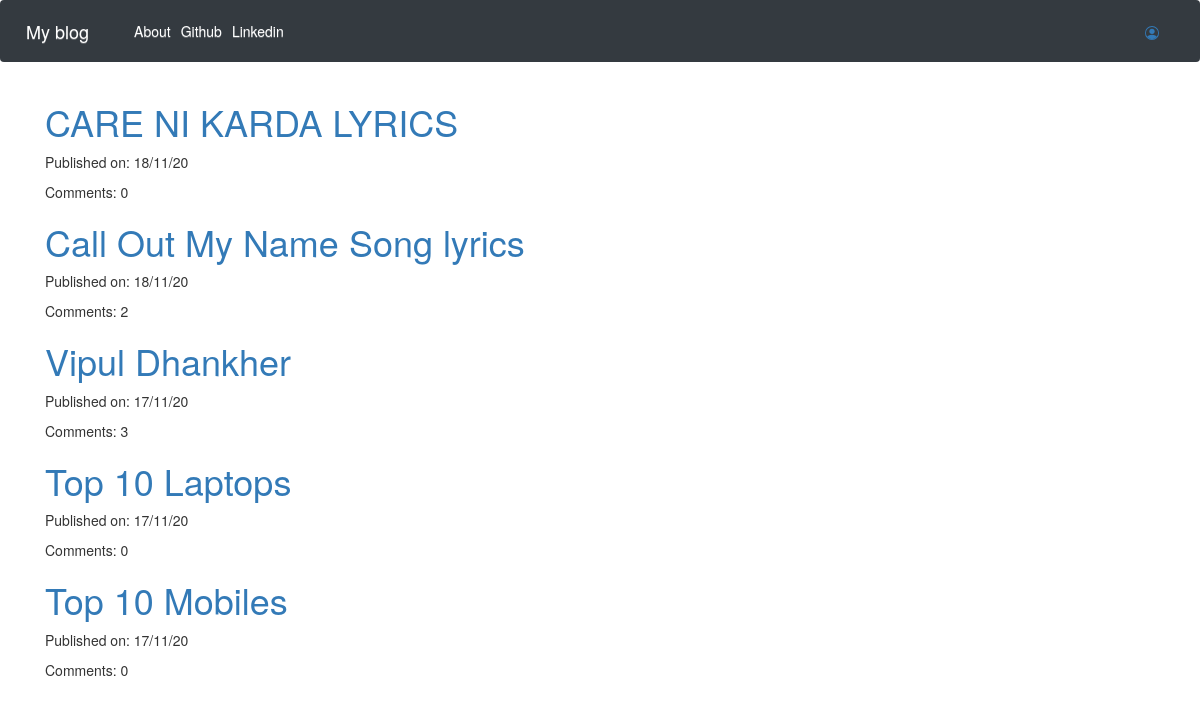
Screenshot of /blog/ with the database file from the repository.
### blog/models.py (models this page shows, shortened)
class Post(models.Model):
    author = models.ForeignKey('auth.User',on_delete=models.CASCADE)
    title = models.CharField(max_length=200)
    text = models.TextField()
    created_date = models.DateTimeField(default=timezone.now())
    published_date = models.DateTimeField(blank=True,null=True)
    def approve_comments(self):
        return self.comments.filter(approved_comment=True)

### blog/views.py (the view)
# urls.py: path('',views.PostListView.as_view(),name='post_list'),
class PostListView(ListView):
    model = Post
    def get_queryset(self):
        return Post.objects.filter(published_date__lte=timezone.now()).order_by('-published_date')

### blog/templates/blog/post_list.html
{% extends 'blog/base.html' %}
{% block content %}
<div class="centerstage">
  {% for post in post_list %}
  <div class="post">
    <h1><a href="{% url 'blog:post_detail' pk=post.pk %}">{{ post.title }}</a></h1>
    <div class="date">
      <p>Published on: {{post.published_date|date:"d/m/y"}}</p>
    </div>
    <p>Comments: {{ post.approve_comments.count }}</p>
  </div>
  {% endfor %}
</div>
{% endblock %}

### blog/templates/blog/base.html (shortened to what this page needs)
{% load static %}
<!DOCTYPE html>
<html lang="en" dir="ltr">
  <head>
    <link rel="stylesheet" href="https://cdn.jsdelivr.net/npm/bootstrap@4.5.3/dist/css/bootstrap.min.css">
    <link rel="stylesheet" href="https://maxcdn.bootstrapcdn.com/bootstrap/3.3.7/css/bootstrap.min.css">
    <link rel="stylesheet" href="https://maxcdn.bootstrapcdn.com/bootstrap/3.3.7/css/bootstrap-theme.min.css">
    <link rel="stylesheet" href="//cdn.jsdelivr.net/npm/medium-editor@latest/dist/css/medium-editor.min.css" type="text/css" media="screen" charset="utf-8">
    <link rel="stylesheet" href="{% static 'css/blog.css' %}">
  </head>
  <body>
    <nav class="navbar navbar-expand-lg navbar-dark bg-dark navbar-expand{-sm|-md|-lg|-xl}">
      <a class="navbar-brand" href="{% url 'blog:post_list' %}">My blog</a>
 <div class="collapse navbar-collapse" id="navbarNav">
      <ul class="navbar-nav mr-auto">
        <li class="nav-item active"><a class="nav-link"href="{% url 'blog:about' %}">About</a></li>
        <li class="nav-item active"><a class="nav-link"href="https://github.com/Shrey1501">Github</a></li>
        <li class="nav-item active"><a class="nav-link"href="https://www.linkedin.com/in/shreygurehiya/">Linkedin</a></li>
      </ul>
</div>
<div class="collapse navbar-collapse" id="navbarNav">
      <ul class="nav justify-content-end">
        {% if user.is_authenticated %}
        <li class="nav-item active">
            <a class="nav-link" href="{% url 'blog:post_new' %}">New Post</a>
        </li>
        <li class="nav-item active">
            <a class="nav-link" href="{% url 'blog:post_draft_list' %}">Drafts</a>
        </li>
        <li class="nav-item active">
            <a class="nav-link" href="{% url 'logout' %}">Logout</a>
        </li>
        <li class="nav-item active">
          <a class="nav-link">Welcome: {{user.username}}</a>
        </li>
        {% else %}
        <li ><a class="nav justify-content-end" href="{% url 'login' %}"></a></li>
        {% endif %}
      </ul>
    </div>
    </nav>
    <div class="content container">
      <div class="row">
        <div class="col-md-8">
          <div class="blog_posts">
            {% block content %}
            {% endblock %}
          </div>
        </div>
      </div>
    </div>
  </body>
</html>

### blog/static/css/blog.css (style rules this page uses)
.centerstage { margin-left: auto; margin-right: auto; }

### rows the page displays
Post: title "CARE NI KARDA LYRICS", published_date "18/11/20", approve_comments.count "0"
Post: title "Call Out My Name Song lyrics", published_date "18/11/20", approve_comments.count "2"
Post: title "Vipul Dhankher", published_date "17/11/20", approve_comments.count "3"
Post: title "Top 10 Laptops", published_date "17/11/20", approve_comments.count "0"
Post: title "Top 10 Mobiles", published_date "17/11/20", approve_comments.count "0"
